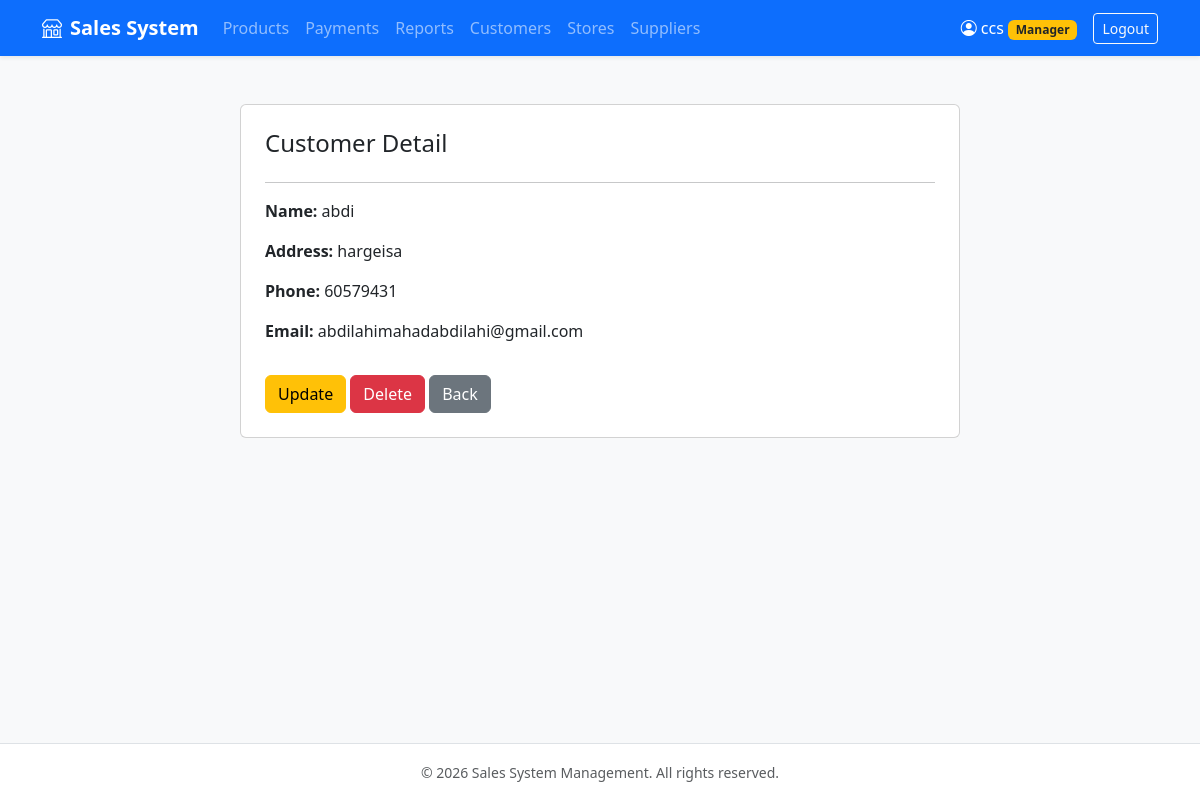
The app's page /customer/1/ (signed in) with its own data.
### sales/models.py (models this page shows, shortened)
class Customer(models.Model):
    user = models.OneToOneField(User, on_delete=models.CASCADE, null=True, blank=True)
    name = models.CharField(max_length=100)
    address = models.TextField()
    phone = models.CharField(max_length=20)
    email = models.EmailField()

### sales/views.py (the view)
# urls.py: path('customer/<int:pk>/', views.customer_detail, name='customer_detail'),
@login_required
def customer_detail(request, pk):
    customer = get_object_or_404(Customer, pk=pk)
    if not request.user.is_staff and customer.user != request.user:
        raise PermissionDenied
    return render(request, 'sales/customer_detail.html', {'customer': customer})

### sales/templates/sales/customer_detail.html
{% extends 'sales/base.html' %}
{% block content %}
<div class="container mt-4">
    <div class="row d-flex justify-content-center">
        <div class="col-8">
            <div class="card p-4">
                <h4>Customer Detail</h4>
                <hr>
                <p><strong>Name:</strong> {{ customer.name }}</p>
                <p><strong>Address:</strong> {{ customer.address }}</p>
                <p><strong>Phone:</strong> {{ customer.phone }}</p>
                <p><strong>Email:</strong> {{ customer.email }}</p>
                <div class="mt-3">
                    <a href="{% url 'customer_update' customer.id %}" class="btn btn-warning">
                        Update
                    </a>
                    <a href="{% url 'customer_delete' customer.id %}" class="btn btn-danger">
                        Delete
                    </a>
                    <a href="{% url 'customer_list' %}" class="btn btn-secondary">
                        Back
                    </a>
                </div>
            </div>
        </div>
    </div>
</div>
{% endblock %}

### sales/templates/sales/base.html (shortened to what this page needs)
<!DOCTYPE html>
<html lang="en">
<head>
    <link href="https://cdn.jsdelivr.net/npm/bootstrap@5.3.2/dist/css/bootstrap.min.css" rel="stylesheet">
    <link rel="stylesheet" href="https://cdn.jsdelivr.net/npm/bootstrap-icons@1.11.1/font/bootstrap-icons.css">
</head>
<body class="bg-light d-flex flex-column min-vh-100">
    <nav class="navbar navbar-expand-lg navbar-dark bg-primary shadow-sm">
        <div class="container">
            <a class="navbar-brand fw-bold" href="{% url 'customer_list' %}">
                <i class="bi bi-shop me-2"></i>Sales System
            </a>
            <div class="collapse navbar-collapse" id="navbarNav">
                <ul class="navbar-nav me-auto mb-2 mb-lg-0">
                    {% if user.is_authenticated %}
                        <li class="nav-item">
                            <a class="nav-link" href="{% url 'product_list' %}">Products</a>
                        </li>
                        <li class="nav-item">
                            <a class="nav-link" href="{% url 'payment_list' %}">Payments</a>
                        </li>
                        <li class="nav-item">
                            <a class="nav-link" href="{% url 'report_list' %}">Reports</a>
                        </li>
                        {% if user.is_staff %}
                            <li class="nav-item">
                                <a class="nav-link" href="{% url 'customer_list' %}">Customers</a>
                            </li>
                            <li class="nav-item">
                                <a class="nav-link" href="{% url 'store_list' %}">Stores</a>
                            </li>
                            <li class="nav-item">
                                <a class="nav-link" href="{% url 'supplier_list' %}">Suppliers</a>
                            </li>
                        {% endif %}
                    {% endif %}
                </ul>
                <div class="d-flex align-items-center gap-2">
                    {% if user.is_authenticated %}
                        <span class="navbar-text text-white me-2">
                            <i class="bi bi-person-circle me-1"></i>{{ user.username }}
                            {% if user.is_staff %}<span class="badge bg-warning text-dark">Manager</span>{% endif %}
                        </span>
                        <a href="{% url 'logout' %}" class="btn btn-outline-light btn-sm">Logout</a>
                    {% else %}
                        <a href="{% url 'login' %}" class="btn btn-outline-light btn-sm">Login</a>
                        <a href="{% url 'register' %}" class="btn btn-warning btn-sm fw-bold">Sign Up</a>
                    {% endif %}
                </div>
            </div>
        </div>
    </nav>
    <main class="container my-4 flex-grow-1">
        {% block content %}{% endblock %}
    </main>
    <footer class="bg-white border-top py-3 text-center text-muted">
        <div class="container">
            <small>&copy; 2026 Sales System Management. All rights reserved.</small>
        </div>
    </footer>
</body>
</html>

### records on screen
Customer: name "abdi", address "hargeisa", phone "60579431", email "abdilahimahadabdilahi@gmail.com"

### other values on screen
{{ user.username }} "ccs"
